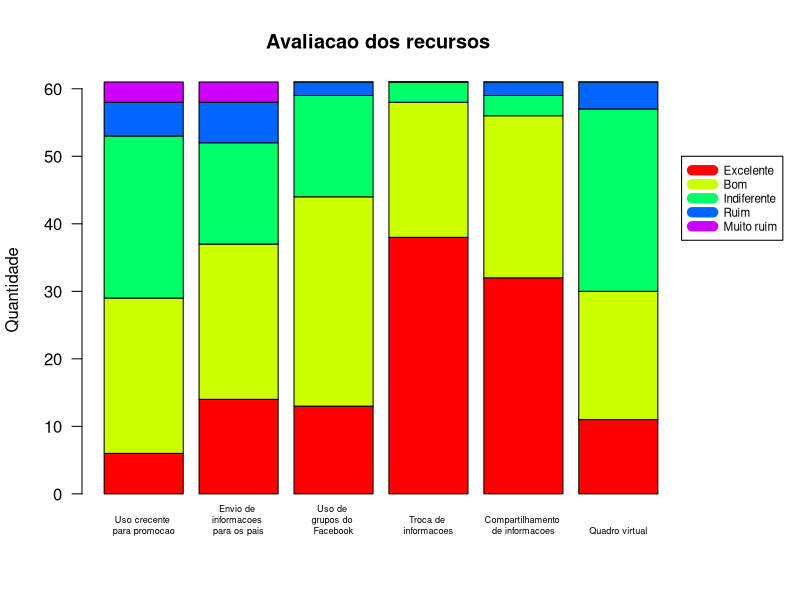

Reproduce this figure in R.
#instala o package se necessário
if (!require(readxl)) install.packages('readxl')
library(readxl)

#joga a planilha em "dados"
dados <- read_excel("dados/umses_graduacao_2018_vtidy.xlsx", sheet="dados")

#Inicia a geração da imagem
png(filename="gráficos/Secao6_barplot.png", width = 800, height = 600, pointsize = 20)

#Inicia o armazenamento dos dados que serão utilizados (da seção 6)
a<-table(dados$grandeuso)

#Dá nome aos parâmetro de entrada (1 = Excelente, ..., 5 = Muito ruim)
names(a)<-c("Excelente", "Bom", "Indiferente", "Ruim", "Muito ruim")

#Apensiona à tabela "a" as outras linhas da seção 6
a<-rbind(a, c(sum(dados$evioinfo==1), sum(dados$evioinfo==2), sum(dados$evioinfo==3),
           sum(dados$evioinfo==4), sum(dados$evioinfo==5)))
a<-rbind(a, c(sum(dados$facegrupo==1), sum(dados$facegrupo==2), sum(dados$facegrupo==3),
              sum(dados$facegrupo==4), sum(dados$facegrupo==5)))
a<-rbind(a, c(sum(dados$trocainfo==1), sum(dados$trocainfo==2), sum(dados$trocainfo==3),
              sum(dados$trocainfo==4), sum(dados$trocainfo==5)))
a<-rbind(a, c(sum(dados$compinfopal==1), sum(dados$compinfopal==2), sum(dados$compinfopal==3),
              sum(dados$compinfopal==4), sum(dados$compinfopal==5)))
a<-rbind(a, c(sum(dados$quadrovirtual==1), sum(dados$quadrovirtual==2), sum(dados$quadrovirtual==3),
              sum(dados$quadrovirtual==4), sum(dados$quadrovirtual==5)))

#muda o nome das linhas para corresponder às perguntas da tabela
rownames(a)<-c("Uso crecente \npara promocao", "Envio de \ninformacoes \npara os pais",
               "Uso de \ngrupos do \nFacebook", "Troca de \ninformacoes", "Compartilhamento \nde informacoes", "Quadro virtual")

#transpõe a tabela
a<-t(a)

par(mar = c(5.1,4.1,4.1,6))
barplot(a, main = "Avaliacao dos recursos ",
        col = rainbow(5), las = 1, ylab = "Quantidade",
        cex.names = 0.55)

legend(7.5, 50, xpd = TRUE, legend = rownames(a), lwd = 10, col = rainbow(5),
       cex = 0.7)
#encerra o salvamento da imagem
dev.off()
